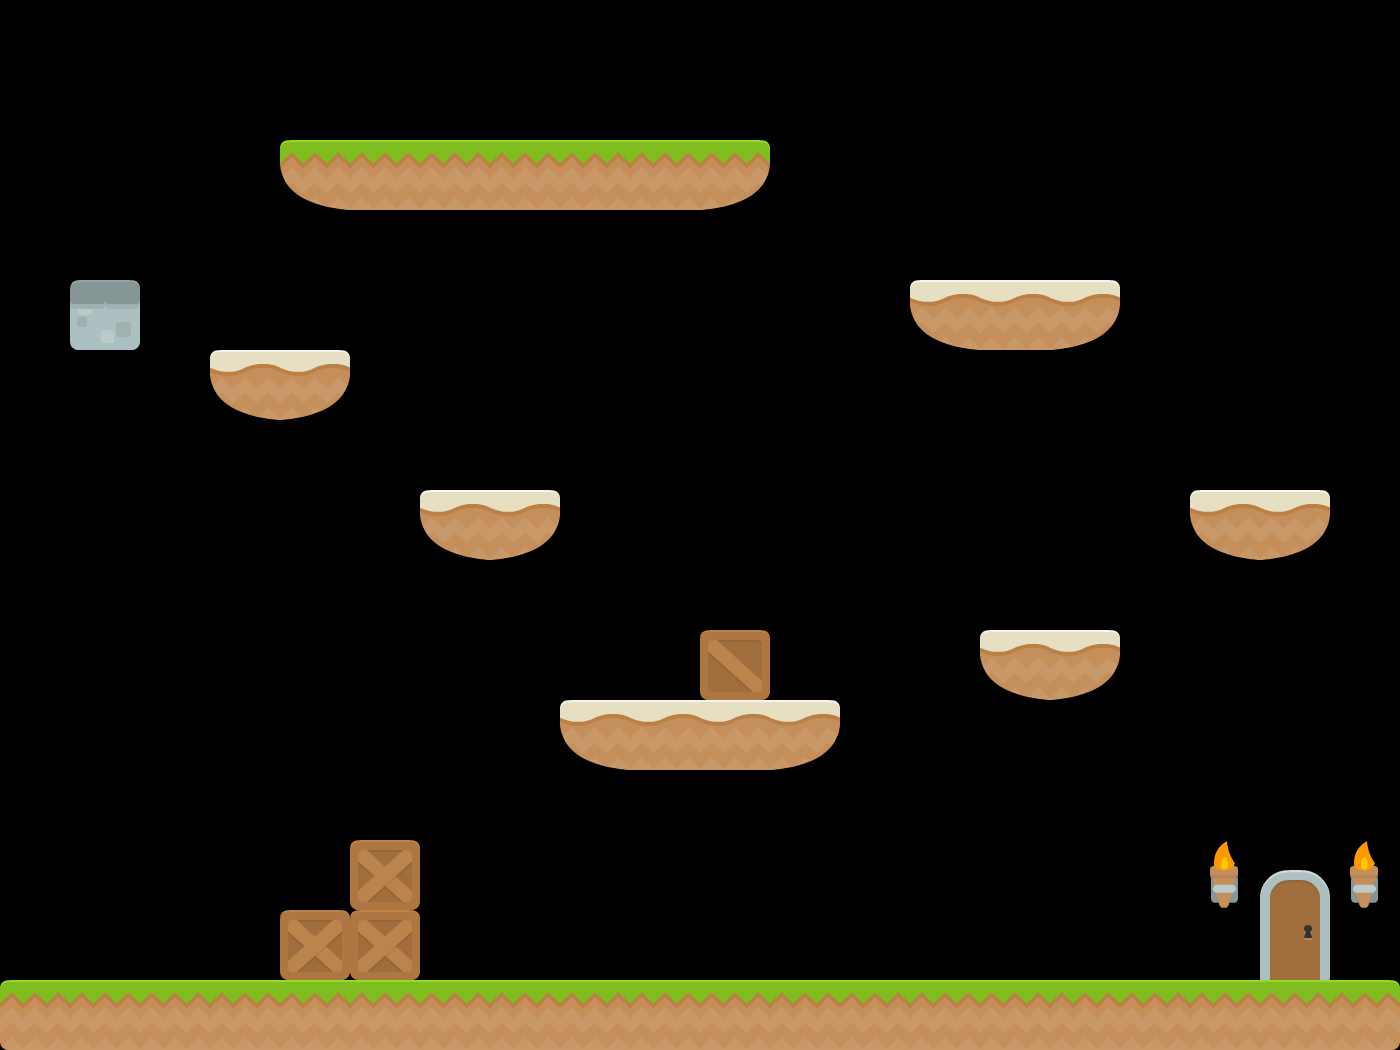

A 2D game scene composited from a Tiled map and its tileset images. What follows is a short description and the map's XML, with every tile layer's data as written:
An orthogonal 20x15 tile map with 70x70 px tiles, 1 tile layer (Tile Layer 1) and 15 objects (12x ground, door, player, key).

<map version="1.8" tiledversion="1.8.4" orientation="orthogonal" renderorder="right-down" width="20" height="15" tilewidth="70" tileheight="70" infinite="0" nextlayerid="4" nextobjectid="23">
 <editorsettings>
  <export target="../../../cvut/simonda6/rpg-platformer/src/main/resources/assets/levels/level1.tmx" format="tmx" />
 </editorsettings>
 <tileset firstgid="1" name="tiles_spritesheet" tilewidth="70" tileheight="70" spacing="2" tilecount="156" columns="12">
  <image source="../tiles_spritesheet.png" width="914" height="936" />
 </tileset>
 <layer id="1" name="Tile Layer 1" width="20" height="15">
  <data encoding="csv">
0,0,0,0,0,0,0,0,0,0,0,0,0,0,0,0,0,0,0,0,
0,0,0,0,0,0,0,0,0,0,0,0,0,0,0,0,0,0,0,0,
0,0,0,0,129,104,104,104,104,104,105,0,0,0,0,0,0,0,0,0,
0,0,0,0,0,0,0,0,0,0,0,0,0,0,0,0,0,0,0,0,
0,137,0,0,0,0,0,0,0,0,0,0,0,126,101,102,0,0,0,0,
0,0,0,126,102,0,0,0,0,0,0,0,0,0,0,0,0,0,0,0,
0,0,0,0,0,0,0,0,0,0,0,0,0,0,0,0,0,0,0,0,
0,0,0,0,0,0,126,102,0,0,0,0,0,0,0,0,0,126,102,0,
0,0,0,0,0,0,0,0,0,0,0,0,0,0,0,0,0,0,0,0,
0,0,0,0,0,0,0,0,0,0,145,0,0,0,126,102,0,0,0,0,
0,0,0,0,0,0,0,0,126,101,101,102,0,0,0,0,0,0,0,0,
0,0,0,0,0,0,0,0,0,0,0,0,0,0,0,0,0,0,0,0,
0,0,0,0,0,133,0,0,0,0,0,0,0,0,0,0,0,26,70,26,
0,0,0,0,133,133,0,0,0,0,0,0,0,0,0,0,0,0,82,0,
116,104,104,104,104,104,104,104,104,104,104,104,104,104,104,104,104,104,104,92
</data>
 </layer>
 <objectgroup id="3" name="Object Layer 1">
  <object id="1" type="ground" x="0" y="980.004" width="1400" height="70" />
  <object id="2" type="door" x="1260" y="870" width="70" height="110" />
  <object id="3" type="ground" x="350" y="840" width="70" height="140" />
  <object id="4" type="ground" x="280" y="910" width="70" height="70" />
  <object id="5" type="ground" x="560" y="700" width="280" height="70" />
  <object id="6" type="ground" x="700" y="630" width="70" height="70" />
  <object id="7" type="ground" x="980" y="630" width="140" height="70" />
  <object id="8" type="ground" x="1190" y="490" width="140" height="70" />
  <object id="9" type="ground" x="420" y="490" width="140" height="70" />
  <object id="10" type="ground" x="210" y="350" width="140" height="70" />
  <object id="11" type="ground" x="910" y="280" width="210" height="70" />
  <object id="12" type="ground" x="70" y="280" width="70" height="70" />
  <object id="13" type="ground" x="280" y="140" width="490" height="70" />
  <object id="14" type="player" x="70" y="770" width="70.0021" height="70" />
  <object id="15" name="key" type="key" x="700" y="70" width="70" height="70" />
 </objectgroup>
</map>
